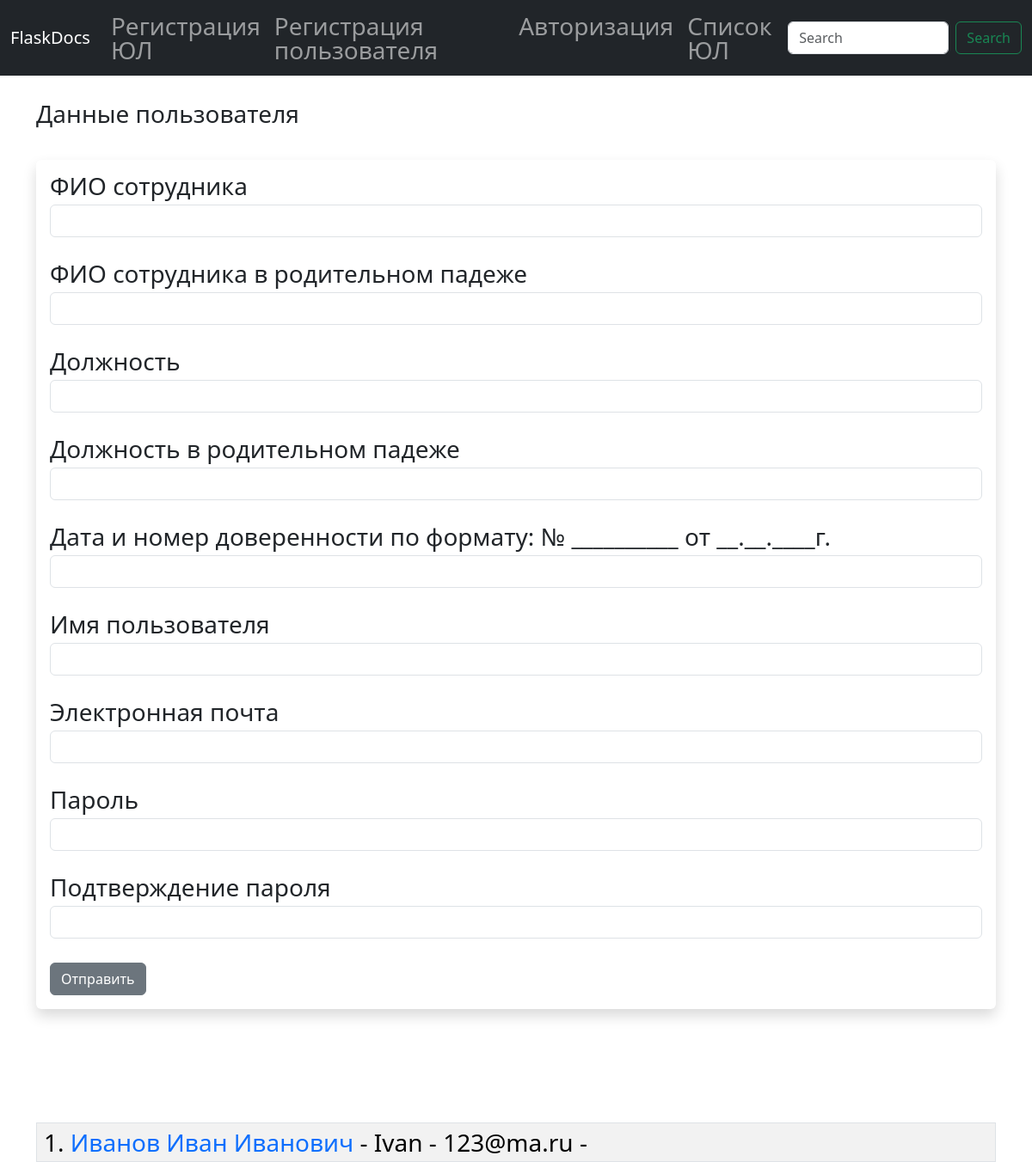
Screenshot of /user/add with the database file from the repository.
### app.py (models this page shows)
class Users(db.Model, UserMixin):
    id = db.Column(db.Integer, primary_key=True)
    name = db.Column(db.String(200), nullable=False)
    name_user_r = db.Column(db.String(200), nullable=False)
    dolzhnost = db.Column(db.String(200), nullable=False)
    dolzhnost_r = db.Column(db.String(200), nullable=False)
    osnovanie = db.Column(db.String(200), nullable=False)
    username = db.Column(db.String(200), nullable=False, unique=True)
    email = db.Column(db.String(200), nullable=False)
    profile_pic = db.Column(db.String(), nullable=True)
    password_hash = db.Column(db.String(128))
    date_added = db.Column(db.DateTime, default=datetime.utcnow)
    uls = db.relationship('Uls', backref='poster')

### app.py (the view, shortened to what this page needs)
@app.route('/user/add', methods=['GET', 'POST'])
def add_user():
	name = None
	form = UserForm()
	our_users = Users.query.order_by(Users.date_added)
	return render_template("add_user.html", form=form,name=name,our_users=our_users)

### webforms.py
class UserForm(FlaskForm):
    name = StringField("ФИО сотрудника", validators=[DataRequired()])
    name_user_r = StringField("ФИО сотрудника в родительном падеже", validators=[DataRequired()])
    dolzhnost = StringField("Должность", validators=[DataRequired()])
    dolzhnost_r = StringField("Должность в родительном падеже", validators=[DataRequired()])
    osnovanie = StringField("Дата и номер доверенности по формату:  № __________ от __.__.____г.", validators=[DataRequired()])
    username = StringField("Имя пользователя", validators=[DataRequired()])
    email = StringField("Электронная почта", validators=[DataRequired()])
    password_hash = PasswordField('Пароль', validators=[DataRequired(),EqualTo('password_hash2', message='Пароли должны совпадать!')])
    password_hash2 = PasswordField('Подтверждение пароля', validators=[DataRequired()])
    profile_pic = FileField("Profile Pic")
    submit = SubmitField("Отправить")

class SearchForm(FlaskForm):
	searched = StringField("Searched", validators=[DataRequired()])
	submit = SubmitField("Submit")

### app.py (called while the page is built)
@app.context_processor
def base():
	form = SearchForm()
	return dict(form=form)

### templates/add_user.html (shortened to what this page needs)
{% extends 'base.html' %}
{% block content %}
{% if name %}
	<h1>Пользователь добавлен!</h1>
	<br/><br/>
<table class="table table-hover table-bordered table-striped">
{% for our_user in our_users %}
	<tr>
	<td>{{ our_user.id }}. <a href="{{ url_for('update', id=our_user.id)}}">{{ our_user.name }}</a> - {{our_user.username }} - {{ our_user.email }} -
	</td>
	</tr>
{% endfor %}
</table>
{% else %}
	<h1>Данные пользователя</h1>
	<br/>
<div class="shadow p-3 mb-5 bg-body rounded">
	<form method="POST">
		{{ form.name.label(class="form-label") }}
		{{ form.name(class="form-control") }}
		<br/>
		{{ form.name_user_r.label(class="form-label") }}
		{{ form.name_user_r(class="form-control") }}
		<br/>
		{{ form.dolzhnost.label(class="form-label") }}
		{{ form.dolzhnost(class="form-control") }}
		<br/>
        {{ form.dolzhnost_r.label(class="form-label") }}
		{{ form.dolzhnost_r(class="form-control") }}
		<br/>
        {{ form.osnovanie.label(class="form-label") }}
		{{ form.osnovanie(class="form-control") }}
		<br/>
        {{ form.username.label(class="form-label") }}
		{{ form.username(class="form-control") }}
		<br/>
        {{ form.email.label(class="form-label") }}
		{{ form.email(class="form-control") }}
		<br/>
		{{ form.password_hash.label(class="form-label") }}
		{{ form.password_hash(class="form-control") }}
		<br/>
		{{ form.password_hash2.label(class="form-label") }}
		{{ form.password_hash2(class="form-control") }}
		<br/>
		{{ form.submit(class="btn btn-secondary") }}
	</form>
</div>
<br/><br/><br/>
<table class="table table-hover table-bordered table-striped">
{% for our_user in our_users %}
	<tr>
	<td>{{ our_user.id }}. <a href="{{ url_for('update', id=our_user.id)}}">{{ our_user.name }}</a> - {{our_user.username }} - {{ our_user.email }} -
	</td>
	</tr>
{% endfor %}
</table>
{% endif %}
{% endblock %}

### static/css0/style.css (style rules this page uses)
*, *::before, *::after { padding: 0; margin: 0; border: 0; box-sizing: border-box; }
a { text-decoration: none; }
h1, h2, h3, h4, h5, h6 { font-weight: inherit; font-size: inherit; }
html, body { height: 100%; line-height: 1; }
body { font-size: 28px; }

### rows the page displays
Users: id "1", name "Иванов Иван Иванович", username "Ivan", email "123@ma.ru"
